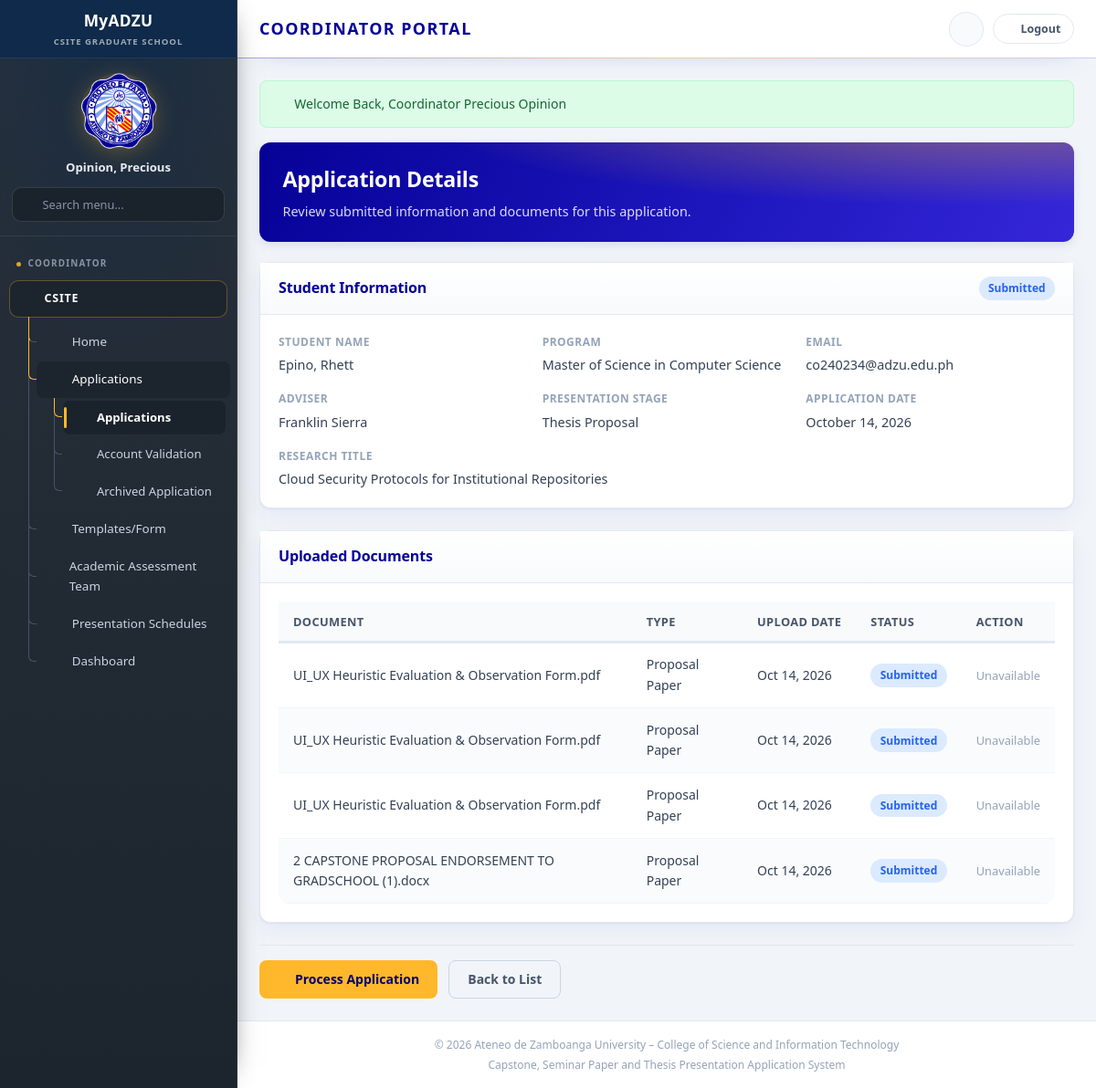
/coordinator/applications/view.php?id=30 (signed in), run on the app's committed database.
### tables this page shows
CREATE TABLE `applications` (
  `application_id` int(11) NOT NULL,
  `user_id` int(11) NOT NULL,
  `presentation_stage` varchar(100) NOT NULL,
  `paper_title` text NOT NULL,
  `abstract` text DEFAULT NULL,
  `status` enum('submitted','under_review','for_payment','payment_recorded','ready_for_presentation','scheduled','approved','requires_revision','completed') DEFAULT 'submitted',
  `coordinator_comment` text DEFAULT NULL,
  `grad_school_endorsed` tinyint(1) NOT NULL DEFAULT 0,
  `payment_recorded` tinyint(1) NOT NULL DEFAULT 0,
  `receipt_number` varchar(100) DEFAULT NULL,
  `payment_date` date DEFAULT NULL,
  `payment_amount` decimal(10,2) DEFAULT NULL,
  `ready_for_presentation` tinyint(1) NOT NULL DEFAULT 0,
  `workflow_state` text DEFAULT NULL,
  `result` varchar(50) DEFAULT NULL,
  `submitted_at` timestamp NOT NULL DEFAULT current_timestamp(),
  `updated_at` timestamp NOT NULL DEFAULT current_timestamp() ON UPDATE current_timestamp(),
  `archived_at` timestamp NULL DEFAULT NULL
);

CREATE TABLE `users` (
  `user_id` int(11) NOT NULL,
  `full_name` varchar(150) NOT NULL,
  `email` varchar(100) NOT NULL,
  `password` varchar(255) NOT NULL,
  `role` enum('student','coordinator','panel','adviser') NOT NULL,
  `account_status` enum('pending','approved','rejected') NOT NULL DEFAULT 'approved',
  `account_reviewed_at` datetime DEFAULT NULL,
  `account_reviewed_by` int(11) DEFAULT NULL,
  `created_at` timestamp NOT NULL DEFAULT current_timestamp()
);

CREATE TABLE `students` (
  `student_id` int(11) NOT NULL,
  `user_id` int(11) NOT NULL,
  `first_name` varchar(50) NOT NULL,
  `last_name` varchar(50) NOT NULL,
  `middle_initial` varchar(5) DEFAULT NULL,
  `age` int(11) NOT NULL,
  `gender` varchar(20) NOT NULL,
  `program` varchar(100) NOT NULL,
  `track` enum('thesis','capstone','seminar') NOT NULL,
  `adviser_name` varchar(150) DEFAULT NULL,
  `enrollment_date` date DEFAULT NULL,
  `archived_at` timestamp NULL DEFAULT NULL
);

CREATE TABLE `application_documents` (
  `document_id` int(11) NOT NULL,
  `application_id` int(11) DEFAULT NULL,
  `user_id` int(11) NOT NULL,
  `stage` varchar(100) NOT NULL,
  `document_type` varchar(150) NOT NULL,
  `original_name` varchar(255) NOT NULL,
  `stored_name` varchar(255) NOT NULL,
  `share_token` varchar(64) DEFAULT NULL,
  `mime_type` varchar(100) DEFAULT NULL,
  `file_size` int(11) NOT NULL DEFAULT 0,
  `status` enum('submitted','verified','incomplete','revision') NOT NULL DEFAULT 'submitted',
  `uploaded_at` timestamp NOT NULL DEFAULT current_timestamp()
);

### includes/config/db.php (called while the page is built, shortened)
<?php
class DB {
    private static $pdo = null;
    public static function getConnection() {
        if (self::$pdo === null) {
            $host = 'localhost';
            $db   = 'csite_grad_school';
            $user = 'root';
            $pass = '';
            $port = '3306';
            $dsn = "mysql:host=$host;port=$port;dbname=$db;charset=utf8mb4";
            try {
                self::$pdo = new PDO($dsn, $user, $pass, [
                    PDO::ATTR_ERRMODE            => PDO::ERRMODE_EXCEPTION,
                    PDO::ATTR_DEFAULT_FETCH_MODE => PDO::FETCH_ASSOC,
                    PDO::ATTR_EMULATE_PREPARES   => false,
                ]);
            } catch (PDOException $e) {
                die("Database Connection Error: " . $e->getMessage());
            }
        }
        return self::$pdo;
    }
}

### includes/config/modules/43-database-bridge.php (called while the page is built, shortened)
<?php
function databaseDocuments(?int $applicationId = null, int $userId = 0, bool $includeUnlinked = true): array {
    try {
        $pdo = DB::getConnection();
        $where = [];
        $params = [];
        if ($applicationId !== null && $applicationId > 0) {
            if ($userId > 0 && $includeUnlinked) {
                $where[] = '(d.application_id = :application_id OR (d.application_id IS NULL AND d.user_id = :user_id))';
                $params['application_id'] = $applicationId;
                $params['user_id'] = $userId;
            } else {
                $where[] = 'd.application_id = :application_id';
                $params['application_id'] = $applicationId;
            }
        } elseif ($userId > 0) {
            $where[] = 'd.user_id = :user_id';
            $params['user_id'] = $userId;
        } else {
            return [];
        }
        $sql = 'SELECT d.document_id, d.application_id, d.user_id, d.stage, d.document_type,
                       d.original_name, d.stored_name, d.mime_type, d.file_size, d.status, d.uploaded_at,
                       u.email AS studentEmail
                FROM application_documents d
                INNER JOIN users u ON u.user_id = d.user_id
                WHERE ' . implode(' AND ', $where) . '
                ORDER BY d.uploaded_at DESC, d.document_id DESC';
        $stmt = $pdo->prepare($sql);
        $stmt->execute($params);
        return array_map(
            static fn($row) => normalizeDatabaseDocument($row, (string) ($row['studentEmail'] ?? '')),
            $stmt->fetchAll()
        );
    } catch (Throwable $e) {
        return [];
    }
}
function uploadStoragePath(array $upload): ?string {
    $stored = basename((string) ($upload['storedFile'] ?? $upload['stored_name'] ?? ''));
    $baseDir = dirname(__DIR__, 3) . DIRECTORY_SEPARATOR . 'storage' . DIRECTORY_SEPARATOR;
    $path = $baseDir . $stored;
    $pathUploads = $baseDir . 'uploads' . DIRECTORY_SEPARATOR . $stored;
    return null;
}
function uploadsForApplication(int $id): array {
    $userId = 0;
    if (class_exists('DB') && $id > 0) {
        try {
            $stmt = DB::getConnection()->prepare('SELECT user_id FROM applications WHERE application_id = :id LIMIT 1');
            $stmt->execute(['id' => $id]);
            $userId = (int) ($stmt->fetchColumn() ?: 0);
        } catch (Throwable $e) {
            $userId = 0;
        }
    }
    $sessionUploads = array_values(array_filter(storeGet('uploads'), static function ($u) use ($id) {
        return (int) ($u['applicationId'] ?? 0) === $id;
    }));
    $dbUploads = databaseDocuments($id, $userId, $userId > 0);
    $merged = [];
    foreach ($dbUploads as $u) {
        $key = (string) ($u['storedFile'] ?? '');
        $merged[] = $u;
    }
    return $merged;
}

### includes/config/modules/25-prototype-store.php (called while the page is built, shortened)
<?php
function storeGet(string $key, array $default = []): array {
    return $_SESSION[$key] ?? $default;
}

### includes/config/modules/41-documents.php (called while the page is built, shortened)
<?php
function normalizeDatabaseDocument(array $row, string $email = ''): array {
    return [
        'id'            => (string) ($row['document_id'] ?? $row['id'] ?? ''),
        'user_id'       => isset($row['user_id']) ? (int) $row['user_id'] : null,
        'applicationId' => isset($row['application_id']) && $row['application_id'] !== null ? (int) $row['application_id'] : null,
        'studentEmail'  => strtolower($email !== '' ? $email : (string) ($row['studentEmail'] ?? $row['email'] ?? '')),
        'fileName'      => (string) ($row['original_name'] ?? $row['fileName'] ?? ''),
        'docType'       => (string) ($row['document_type'] ?? $row['docType'] ?? ''),
        'stage'         => (string) ($row['stage'] ?? ''),
        'size'          => (int) ($row['file_size'] ?? $row['size'] ?? 0),
        'date'          => (string) ($row['uploaded_at'] ?? $row['date'] ?? ''),
        'status'        => (string) ($row['status'] ?? 'submitted'),
        'notes'         => (string) ($row['notes'] ?? ''),
        'storedFile'    => (string) ($row['stored_name'] ?? $row['storedFile'] ?? ''),
        'mimeType'      => (string) ($row['mime_type'] ?? $row['mimeType'] ?? ''),
        'source'        => 'db',
    ];
}

### coordinator/applications/view.php (the view, shortened to what this page needs)
<?php
require_once __DIR__ . '/../../includes/config/db.php';
if (!isset($pdo) || !($pdo instanceof PDO)) {
    try {
        $dbHost = defined('DB_HOST') ? DB_HOST : 'localhost';
        $dbUser = defined('DB_USER') ? DB_USER : 'root';
        $dbPass = defined('DB_PASS') ? DB_PASS : '';
        $dbName = defined('DB_NAME') ? DB_NAME : 'csite_grad_school';
        $pdo = new PDO("mysql:host={$dbHost};dbname={$dbName};charset=utf8mb4", $dbUser, $dbPass, [
            PDO::ATTR_ERRMODE => PDO::ERRMODE_EXCEPTION,
            PDO::ATTR_DEFAULT_FETCH_MODE => PDO::FETCH_ASSOC,
        ]);
    } catch (PDOException $e) {
        $pdo = null;
    }
}
$appId = (int) ($_GET['id'] ?? 0);
$app = null;
if ($pdo && $appId > 0) {
    try {
        $stmt = $pdo->prepare("
            SELECT
                a.application_id AS id,
                COALESCE(
                    NULLIF(TRIM(CONCAT(s.last_name, ', ', s.first_name, IF(s.middle_initial IS NULL OR TRIM(REPLACE(s.middle_initial, '.', '')) = '', '', CONCAT(' ', TRIM(REPLACE(s.middle_initial, '.', '')))))), ''),
                    u.full_name
                ) AS student,
                u.email AS studentEmail,
                COALESCE(s.program, 'Graduate Program') AS program,
                s.adviser_name AS adviser,
                a.presentation_stage AS stage,
                a.paper_title AS title,
                a.submitted_at AS date,
                a.status
            FROM applications a
            JOIN users u ON u.user_id = a.user_id
            LEFT JOIN students s ON s.user_id = u.user_id
            WHERE a.application_id = :id
            LIMIT 1
        ");
        $stmt->execute([':id' => $appId]);
        $app = $stmt->fetch();
    } catch (PDOException $e) {
        $app = null;
    }
}
$uploads = ($app && function_exists('uploadsForApplication')) ? uploadsForApplication((int) $app['id']) : [];
require_once __DIR__ . '/../../includes/layout/header.php';
?>
<div class="page-header page-banner">
    <h2>Application Details</h2>
    <p>Review submitted information and documents for this application.</p>
</div>
<?php if (!$app): ?>
<div class="alert alert-warning"><i class="fas fa-info-circle"></i> No application selected.</div>
<?php else: ?>
<div class="card">
    <div class="card-header">
        <h3>Student Information</h3>
        <?= statusBadge($app['status']) ?>
    </div>
    <div class="card-body">
        <div class="detail-grid">
            <div class="detail-item"><label>Student Name</label><span><?= htmlspecialchars($app['student']) ?></span></div>
            <div class="detail-item"><label>Program</label><span><?= htmlspecialchars(PROGRAMS[$app['program']] ?? $app['program']) ?></span></div>
            <div class="detail-item"><label>Email</label><span><?= htmlspecialchars($app['studentEmail'] ?? '—') ?></span></div>
            <div class="detail-item"><label>Adviser</label><span><?= htmlspecialchars(!empty($app['adviser']) ? $app['adviser'] : ($student['adviser'] ?? '—')) ?></span></div>
            <div class="detail-item"><label>Presentation Stage</label><span><?= htmlspecialchars($app['stage']) ?></span></div>
            <div class="detail-item"><label>Application Date</label><span><?= date('F d, Y', strtotime($app['date'])) ?></span></div>
            <div class="detail-item" style="grid-column:1/-1;"><label>Research Title</label><span><?= htmlspecialchars($app['title']) ?></span></div>
        </div>
    </div>
</div>
<div class="card">
    <div class="card-header"><h3>Uploaded Documents</h3></div>
    <div class="card-body">
        <div class="table-responsive">
            <table class="data-table">
                <thead>
                    <tr><th>Document</th><th>Type</th><th>Upload Date</th><th>Status</th><th>Action</th></tr>
                </thead>
                <tbody>
                    <?php foreach ($uploads as $doc): ?>
                    <tr>
                        <td><?= htmlspecialchars($doc['fileName']) ?></td>
                        <td><?= htmlspecialchars($doc['docType']) ?></td>
                        <td><?= date('M d, Y', strtotime($doc['date'])) ?></td>
                        <td><?= statusBadge($doc['status']) ?></td>
                        <td>
                            <?php if (function_exists('uploadStoragePath') && uploadStoragePath($doc)): ?>
                                <a class="btn btn-sm btn-outline" href="<?= url('coordinator/view_document.php?id=' . urlencode($doc['id']) . '&mode=view') ?>" target="_blank" style="margin-right:0.25rem;"><i class="fas fa-eye"></i> View</a>
                                <a class="btn btn-sm btn-outline" href="<?= url('coordinator/download.php?id=' . urlencode($doc['id'])) ?>"><i class="fas fa-download"></i> Download</a>
                            <?php else: ?>
                                <span style="color:var(--gray-400);font-size:.8rem;">Unavailable</span>
                            <?php endif; ?>
                        </td>
                    </tr>
                    <?php endforeach; ?>
                </tbody>
            </table>
        </div>
    </div>
</div>
<div class="form-actions no-print">
    <a href="<?= url('coordinator/applications/process.php?id=' . $app['id']) ?>" class="btn btn-primary"><i class="fas fa-cog"></i> Process Application</a>
    <a href="<?= url('coordinator/applications/manage.php') ?>" class="btn btn-outline">Back to List</a>
</div>
<?php endif; ?>
<?php require_once __DIR__ . '/../../includes/layout/footer.php'; ?>

### includes/config/modules/10-ui-and-urls.php (shortened to what this page needs)
<?php
function statusBadge(string $status): string {
    $info = STATUSES[$status] ?? ['label' => ucfirst($status), 'class' => 'status-pending'];
    return '<span class="status-badge ' . $info['class'] . '">' . htmlspecialchars($info['label']) . '</span>';
}
function url(string $path): string {
    return BASE_URL . '/' . ltrim($path, '/');
}

### data on the page
applications: status "Submitted", user.email "co240234@adzu.edu.ph", students.adviser_name "Franklin Sierra", presentation_stage "Thesis Proposal", submitted_at "October 14, 2026", paper_title "Cloud Security Protocols for Institutional Repositories"
application_documents: original_name "UI_UX Heuristic Evaluation & Observation Form.pdf", document_type "Proposal Paper", uploaded_at "Oct 14, 2026", status "Submitted"
application_documents: original_name "UI_UX Heuristic Evaluation & Observation Form.pdf", document_type "Proposal Paper", uploaded_at "Oct 14, 2026", status "Submitted"
application_documents: original_name "UI_UX Heuristic Evaluation & Observation Form.pdf", document_type "Proposal Paper", uploaded_at "Oct 14, 2026", status "Submitted"
application_documents: original_name "2 CAPSTONE PROPOSAL ENDORSEMENT TO GRADSCHOOL (1).docx", document_type "Proposal Paper", uploaded_at "Oct 14, 2026", status "Submitted"

### other printed values
$userName "Opinion, Precious"
$item['label'] "Home"
$item['label'] "Applications"
$sub['label'] "Applications"
$sub['label'] "Account Validation"
$sub['label'] "Archived Application"
$item['label'] "Templates/Form"
$item['label'] "Academic Assessment Team"
$item['label'] "Presentation Schedules"
$item['label'] "Dashboard"
$flash['message'] "Welcome Back, Coordinator Precious Opinion"
$app['student'] "Epino, Rhett"
PROGRAMS[$app['program']] "Master of Science in Computer Science"
SITE_TAGLINE "Capstone, Seminar Paper and Thesis Presentation Application System"
